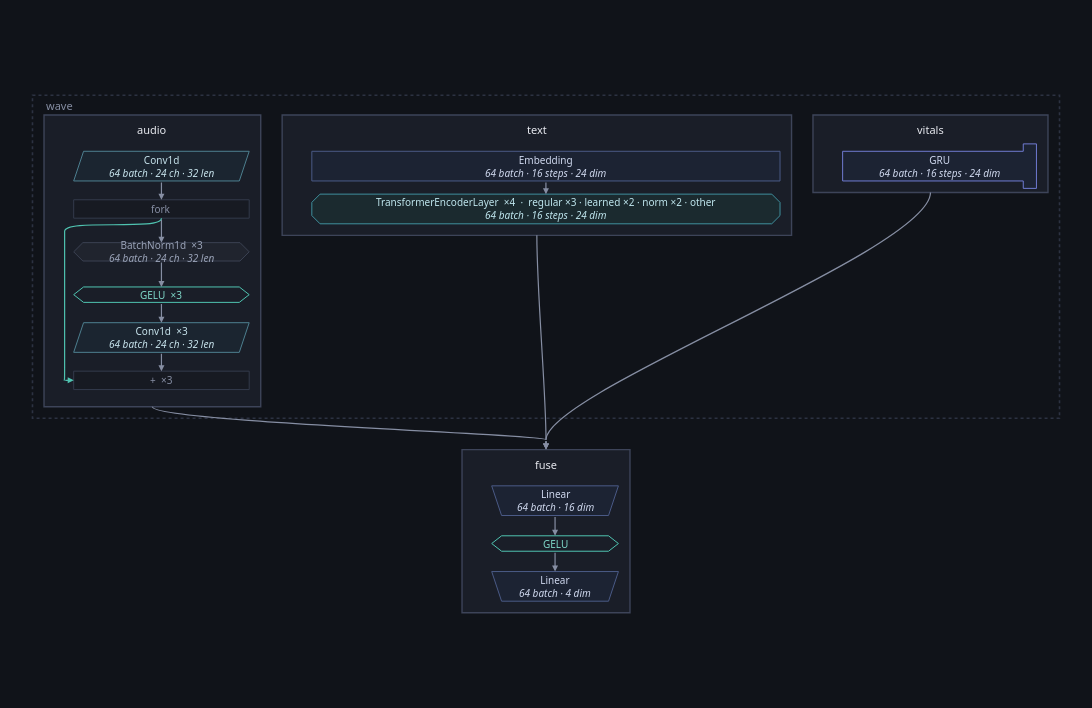

The cell this chart's notebook holds for it:
### Code cell
healthy.figure(inside=architecture(healthy, ONE))

### Figure 1 — Plotly figure (JSON) as saved in the notebook; plotly's stock layout.template omitted (floating-point values rounded to 4 significant figures)
{"data": [{"hoverinfo": "text", "hovertext": ["<b>audio</b><br>class: Audio<br>device: cpu", "<b>text</b><br>class: Text<br>device: cpu", "<b>vitals</b><br>class: Vitals<br>device: cpu", "<b>fuse</b><br>class: Fuse<br>device: cpu"], "marker": {"opacity": 0, "size": 1}, "mode": "markers", "showlegend": false, "type": "scatter", "x": [145.5, 612.1, 1090.0, 623.2], "y": [201.0, 97.0, 71.0, 529.0]}], "layout": {"annotations": [{"align": "left", "font": {"color": "#868ea3", "family": "system-ui, -apple-system, Segoe UI, Roboto, sans-serif", "size": 11}, "showarrow": false, "text": "wave", "x": 14.0, "xanchor": "left", "y": 12.0, "yanchor": "middle"}, {"align": "center", "font": {"color": "#e7e9ef", "family": "system-ui, -apple-system, Segoe UI, Roboto, sans-serif", "size": 11}, "showarrow": false, "text": "audio", "x": 145.5, "xanchor": "center", "y": 41.5, "yanchor": "middle"}, {"align": "center", "font": {"color": "#c7e3ec", "family": "system-ui, -apple-system, Segoe UI, Roboto, sans-serif", "size": 10}, "showarrow": false, "text": "Conv1d<br><i>64 batch · 24 ch · 32 len</i>", "x": 156.5, "xanchor": "center", "y": 86.0, "yanchor": "middle"}, {"align": "center", "font": {"color": "#868ea3", "family": "system-ui, -apple-system, Segoe UI, Roboto, sans-serif", "size": 10}, "showarrow": false, "text": "fork", "x": 156.5, "xanchor": "center", "y": 138.0, "yanchor": "middle"}, {"align": "center", "font": {"color": "#9aa3b8", "family": "system-ui, -apple-system, Segoe UI, Roboto, sans-serif", "size": 10}, "showarrow": false, "text": "BatchNorm1d  ×3<br><i>64 batch · 24 ch · 32 len</i>", "x": 156.5, "xanchor": "center", "y": 190.0, "yanchor": "middle"}, {"align": "center", "font": {"color": "#7fd8c9", "family": "system-ui, -apple-system, Segoe UI, Roboto, sans-serif", "size": 10}, "showarrow": false, "text": "GELU  ×3", "x": 156.5, "xanchor": "center", "y": 242.0, "yanchor": "middle"}, {"align": "center", "font": {"color": "#c7e3ec", "family": "system-ui, -apple-system, Segoe UI, Roboto, sans-serif", "size": 10}, "showarrow": false, "text": "Conv1d  ×3<br><i>64 batch · 24 ch · 32 len</i>", "x": 156.5, "xanchor": "center", "y": 294.0, "yanchor": "middle"}, {"align": "center", "font": {"color": "#868ea3", "family": "system-ui, -apple-system, Segoe UI, Roboto, sans-serif", "size": 10}, "showarrow": false, "text": "+  ×3", "x": 156.5, "xanchor": "center", "y": 346.0, "yanchor": "middle"}, {"align": "center", "font": {"color": "#e7e9ef", "family": "system-ui, -apple-system, Segoe UI, Roboto, sans-serif", "size": 11}, "showarrow": false, "text": "text", "x": 612.1, "xanchor": "center", "y": 41.5, "yanchor": "middle"}, {"align": "center", "font": {"color": "#cfd8ee", "family": "system-ui, -apple-system, Segoe UI, Roboto, sans-serif", "size": 10}, "showarrow": false, "text": "Embedding<br><i>64 batch · 16 steps · 24 dim</i>", "x": 623.1, "xanchor": "center", "y": 86.0, "yanchor": "middle"}, {"align": "center", "font": {"color": "#bfe6ee", "family": "system-ui, -apple-system, Segoe UI, Roboto, sans-serif", "size": 10}, "showarrow": false, "text": "TransformerEncoderLayer  ×4  ·  regular ×3 · learned ×2 · norm ×2 · other<br><i>64 batch · 16 steps · 24 dim</i>", "x": 623.1, "xanchor": "center", "y": 138.0, "yanchor": "middle"}, {"align": "center", "font": {"color": "#e7e9ef", "family": "system-ui, -apple-system, Segoe UI, Roboto, sans-serif", "size": 11}, "showarrow": false, "text": "vitals", "x": 1090.0, "xanchor": "center", "y": 41.5, "yanchor": "middle"}, {"align": "center", "font": {"color": "#cfd8ee", "family": "system-ui, -apple-system, Segoe UI, Roboto, sans-serif", "size": 10}, "showarrow": false, "text": "GRU<br><i>64 batch · 16 steps · 24 dim</i>", "x": 1101.0, "xanchor": "center", "y": 86.0, "yanchor": "middle"}, {"align": "center", "font": {"color": "#e7e9ef", "family": "system-ui, -apple-system, Segoe UI, Roboto, sans-serif", "size": 11}, "showarrow": false, "text": "fuse", "x": 623.2, "xanchor": "center", "y": 447.5, "yanchor": "middle"}, {"align": "center", "font": {"color": "#cfd8ee", "family": "system-ui, -apple-system, Segoe UI, Roboto, sans-serif", "size": 10}, "showarrow": false, "text": "Linear<br><i>64 batch · 16 dim</i>", "x": 634.2, "xanchor": "center", "y": 492.0, "yanchor": "middle"}, {"align": "center", "font": {"color": "#7fd8c9", "family": "system-ui, -apple-system, Segoe UI, Roboto, sans-serif", "size": 10}, "showarrow": false, "text": "GELU", "x": 634.2, "xanchor": "center", "y": 544.0, "yanchor": "middle"}, {"align": "center", "font": {"color": "#cfd8ee", "family": "system-ui, -apple-system, Segoe UI, Roboto, sans-serif", "size": 10}, "showarrow": false, "text": "Linear<br><i>64 batch · 4 dim</i>", "x": 634.2, "xanchor": "center", "y": 596.0, "yanchor": "middle"}, {"arrowcolor": "#868ea3", "arrowhead": 2, "arrowsize": 1, "arrowwidth": 1.2, "ax": 156.5, "axref": "x", "ay": 149.2, "ayref": "y", "showarrow": true, "text": "", "x": 156.5, "xref": "x", "y": 178.8, "yref": "y"}, {"arrowcolor": "#868ea3", "arrowhead": 2, "arrowsize": 1, "arrowwidth": 1.2, "ax": 156.5, "axref": "x", "ay": 201.2, "ayref": "y", "showarrow": true, "text": "", "x": 156.5, "xref": "x", "y": 232.6, "yref": "y"}, {"arrowcolor": "#868ea3", "arrowhead": 2, "arrowsize": 1, "arrowwidth": 1.2, "ax": 156.5, "axref": "x", "ay": 251.4, "ayref": "y", "showarrow": true, "text": "", "x": 156.5, "xref": "x", "y": 276.0, "yref": "y"}, {"arrowcolor": "#4fc3b0", "arrowhead": 2, "arrowsize": 1, "arrowwidth": 1.2, "ax": 38.0, "axref": "x", "ay": 346.0, "ayref": "y", "showarrow": true, "text": "", "x": 50.0, "xref": "x", "y": 346.0, "yref": "y"}, {"arrowcolor": "#868ea3", "arrowhead": 2, "arrowsize": 1, "arrowwidth": 1.2, "ax": 156.5, "axref": "x", "ay": 312.0, "ayref": "y", "showarrow": true, "text": "", "x": 156.5, "xref": "x", "y": 334.8, "yref": "y"}, {"arrowcolor": "#868ea3", "arrowhead": 2, "arrowsize": 1, "arrowwidth": 1.2, "ax": 156.5, "axref": "x", "ay": 104.0, "ayref": "y", "showarrow": true, "text": "", "x": 156.5, "xref": "x", "y": 126.8, "yref": "y"}, {"arrowcolor": "#868ea3", "arrowhead": 2, "arrowsize": 1, "arrowwidth": 1.2, "ax": 623.1, "axref": "x", "ay": 104.0, "ayref": "y", "showarrow": true, "text": "", "x": 623.1, "xref": "x", "y": 120.0, "yref": "y"}, {"arrowcolor": "#868ea3", "arrowhead": 2, "arrowsize": 1, "arrowwidth": 1.2, "ax": 634.2, "axref": "x", "ay": 510.0, "ayref": "y", "showarrow": true, "text": "", "x": 634.2, "xref": "x", "y": 534.6, "yref": "y"}, {"arrowcolor": "#868ea3", "arrowhead": 2, "arrowsize": 1, "arrowwidth": 1.2, "ax": 634.2, "axref": "x", "ay": 553.4, "ayref": "y", "showarrow": true, "text": "", "x": 634.2, "xref": "x", "y": 578.0, "yref": "y"}, {"arrowcolor": "#868ea3", "arrowhead": 2, "arrowsize": 1, "arrowwidth": 1.2, "ax": 623.2, "axref": "x", "ay": 418.0, "ayref": "y", "showarrow": true, "text": "", "x": 623.2, "xref": "x", "y": 430.0, "yref": "y"}, {"arrowcolor": "#868ea3", "arrowhead": 2, "arrowsize": 1, "arrowwidth": 1.2, "ax": 623.2, "axref": "x", "ay": 418.0, "ayref": "y", "showarrow": true, "text": "", "x": 623.2, "xref": "x", "y": 430.0, "yref": "y"}, {"arrowcolor": "#868ea3", "arrowhead": 2, "arrowsize": 1, "arrowwidth": 1.2, "ax": 623.2, "axref": "x", "ay": 418.0, "ayref": "y", "showarrow": true, "text": "", "x": 623.2, "xref": "x", "y": 430.0, "yref": "y"}], "font": {"color": "#e7e9ef", "family": "system-ui, -apple-system, Segoe UI, Roboto, sans-serif", "size": 12}, "height": 708.0, "hoverlabel": {"align": "left", "bgcolor": "#1a1e28", "bordercolor": "#2c3242", "font": {"color": "#e7e9ef", "family": "system-ui, -apple-system, Segoe UI, Roboto, sans-serif"}}, "legend": {"bgcolor": "rgba(0,0,0,0)", "font": {"color": "#868ea3"}, "orientation": "h", "x": 1, "xanchor": "right", "y": 1.02, "yanchor": "bottom"}, "margin": {"b": 16, "l": 16, "r": 16, "t": 16}, "paper_bgcolor": "#101319", "plot_bgcolor": "#101319", "shapes": [{"fillcolor": "rgba(0,0,0,0)", "layer": "below", "line": {"color": "#2c3242", "dash": "dot", "width": 1.6}, "type": "rect", "x0": 0.0, "x1": 1246.0, "y0": 0.0, "y1": 392.0}, {"fillcolor": "#1a1e28", "layer": "below", "line": {"color": "#3d4459", "width": 1.4}, "type": "rect", "x0": 14.0, "x1": 277.0, "y0": 24.0, "y1": 378.0}, {"fillcolor": "#1b2530", "layer": "below", "line": {"color": "#4d7f8f", "width": 1.0}, "path": "M 62.0,68.0 L 263.0,68.0 L 251.0,104.0 L 50.0,104.0 Z", "type": "path", "xref": "x", "yref": "y"}, {"fillcolor": "#171a22", "layer": "below", "line": {"color": "#333a4b", "width": 1.0}, "path": "M 50.0,126.84 L 263.0,126.84 L 263.0,149.16 L 50.0,149.16 Z", "type": "path", "xref": "x", "yref": "y"}, {"fillcolor": "#20242e", "layer": "below", "line": {"color": "#3a4152", "width": 1.0}, "path": "M 61.16,178.84 L 251.84,178.84 L 263.0,190.0 L 251.84,201.16 L 61.16,201.16 L 50.0,190.0 Z", "type": "path", "xref": "x", "yref": "y"}, {"fillcolor": "rgba(0,0,0,0)", "layer": "below", "line": {"color": "#4fc3b0", "width": 1.0}, "path": "M 50.0,242.0 L 62.0,232.64 L 251.0,232.64 L 263.0,242.0 L 251.0,251.35999999999999 L 62.0,251.35999999999999 Z", "type": "path", "xref": "x", "yref": "y"}, {"fillcolor": "#1b2530", "layer": "below", "line": {"color": "#4d7f8f", "width": 1.0}, "path": "M 62.0,276.0 L 263.0,276.0 L 251.0,312.0 L 50.0,312.0 Z", "type": "path", "xref": "x", "yref": "y"}, {"fillcolor": "#171a22", "layer": "below", "line": {"color": "#333a4b", "width": 1.0}, "path": "M 50.0,334.84 L 263.0,334.84 L 263.0,357.15999999999997 L 50.0,357.15999999999997 Z", "type": "path", "xref": "x", "yref": "y"}, {"fillcolor": "#1a1e28", "layer": "below", "line": {"color": "#3d4459", "width": 1.4}, "type": "rect", "x0": 303.0, "x1": 921.2, "y0": 24.0, "y1": 170.0}, {"fillcolor": "#1c2333", "layer": "below", "line": {"color": "#4a5a86", "width": 1.0}, "path": "M 339.0,68.0 L 907.2,68.0 L 907.2,104.0 L 339.0,104.0 Z", "type": "path", "xref": "x", "yref": "y"}, {"fillcolor": "#1b2a2f", "layer": "below", "line": {"color": "#3f8f9d", "width": 1.0}, "path": "M 349.0,120.0 L 897.2,120.0 L 907.2,130.0 L 907.2,146.0 L 897.2,156.0 L 349.0,156.0 L 339.0,146.0 L 339.0,130.0 Z", "type": "path", "xref": "x", "yref": "y"}, {"fillcolor": "#1a1e28", "layer": "below", "line": {"color": "#3d4459", "width": 1.4}, "type": "rect", "x0": 947.2, "x1": 1232.0, "y0": 24.0, "y1": 118.0}, {"fillcolor": "#1c2333", "layer": "below", "line": {"color": "#6f7bd1", "width": 1.0}, "path": "M 983.2,68.0 L 1202.4,68.0 L 1202.4,59.0 L 1218.4,59.0 L 1218.4,113.0 L 1202.4,113.0 L 1202.4,104.0 L 983.2,104.0 Z", "type": "path", "xref": "x", "yref": "y"}, {"fillcolor": "#1a1e28", "layer": "below", "line": {"color": "#3d4459", "width": 1.4}, "type": "rect", "x0": 521.3, "x1": 725.1, "y0": 430.0, "y1": 628.0}, {"fillcolor": "#1c2333", "layer": "below", "line": {"color": "#4a5a86", "width": 1.0}, "path": "M 557.3000000000001,474.0 L 711.1000000000001,474.0 L 699.1000000000001,510.0 L 569.3000000000001,510.0 Z", "type": "path", "xref": "x", "yref": "y"}, {"fillcolor": "rgba(0,0,0,0)", "layer": "below", "line": {"color": "#4fc3b0", "width": 1.0}, "path": "M 557.3000000000001,544.0 L 569.3000000000001,534.64 L 699.1000000000001,534.64 L 711.1000000000001,544.0 L 699.1000000000001,553.36 L 569.3000000000001,553.36 Z", "type": "path", "xref": "x", "yref": "y"}, {"fillcolor": "#1c2333", "layer": "below", "line": {"color": "#4a5a86", "width": 1.0}, "path": "M 557.3000000000001,578.0 L 711.1000000000001,578.0 L 699.1000000000001,614.0 L 569.3000000000001,614.0 Z", "type": "path", "xref": "x", "yref": "y"}, {"layer": "below", "line": {"color": "#4fc3b0", "width": 1.2}, "path": "M 156.5,149.16 C 156.5,165.16 39.0,149.16 39.0,165.16 L 39.0,330.0 C 39.0,346.0 39.0,346.0 38.0,346.0", "type": "path", "xref": "x", "yref": "y"}, {"layer": "below", "line": {"color": "#868ea3", "width": 1.2}, "path": "M 145.5,378.0 C 145.5,396.2 623.2,411.8 623.2,418.0", "type": "path", "xref": "x", "yref": "y"}, {"layer": "below", "line": {"color": "#868ea3", "width": 1.2}, "path": "M 612.1,170.0 C 612.1,240.0 623.2,360.0 623.2,418.0", "type": "path", "xref": "x", "yref": "y"}, {"layer": "below", "line": {"color": "#868ea3", "width": 1.2}, "path": "M 1089.8000000000002,118.0 C 1089.8000000000002,188.0 623.2,360.0 623.2,418.0", "type": "path", "xref": "x", "yref": "y"}], "width": 1326.0, "xaxis": {"range": [-20, 1266.0], "visible": false}, "yaxis": {"range": [648.0, -20], "scaleanchor": "x", "visible": false}}}
